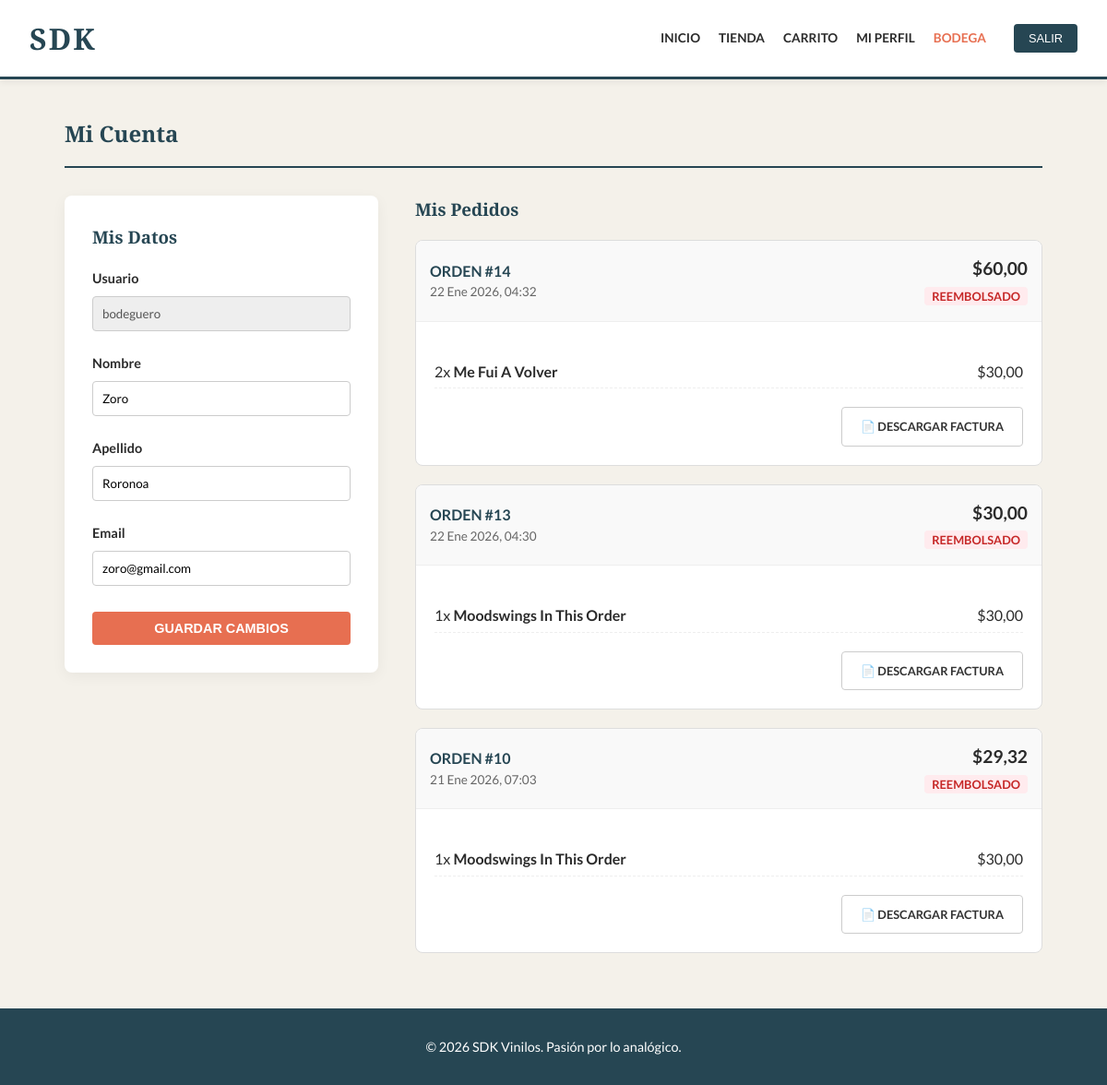
/perfil/ (signed in), run on the app's committed database.
### tienda/models.py (models this page shows, shortened)
class OrdenVenta(models.Model):
    TIPO_ENTREGA_CHOICES = [
        ('DOMICILIO', 'Entrega a Domicilio'),
        ('RETIRO', 'Retiro en Tienda'),
    ]
    ESTADOS = [('PENDIENTE', 'Pendiente'), ('PAGADO', 'Pagado'), ('DEVUELTO', 'Devuelto')]
    ESTADOS_ENVIO = [
        ('REVISION', '⏳ En Revisión'),
        ('PREPARANDO', '📦 Preparando Paquete'),
        ('EN_CAMINO', '🚚 En Camino'),
        ('ENTREGADO', '✅ Entregado'),
    ]
    cliente = models.ForeignKey(User, on_delete=models.CASCADE)
    fechaCompra = models.DateTimeField(auto_now_add=True)
    estadoOrden = models.CharField(max_length=20, choices=ESTADOS, default='PENDIENTE')
    subtotalSinImpuestos = models.DecimalField(max_digits=10, decimal_places=2, default=0)
    valorImpuestos = models.DecimalField(max_digits=10, decimal_places=2, default=0)
    valorDescuento = models.DecimalField(max_digits=10, decimal_places=2, default=0)
    totalFinal = models.DecimalField(max_digits=10, decimal_places=2, default=0)
    estadoEntrega = models.CharField(max_length=20, choices=ESTADOS_ENVIO, default='REVISION')
    metodoPago = models.CharField(max_length=50, default='Tarjeta Crédito')
    infoPago = models.CharField(max_length=20, default='**** 0000', verbose_name="Terminación Tarjeta")
    motivoDevolucion = models.TextField(blank=True, null=True)
    montoReembolsado = models.DecimalField(max_digits=10, decimal_places=2, default=0)
    cuponAplicado = models.ForeignKey(CuponDescuento, on_delete=models.SET_NULL, null=True, blank=True)
    tipoEntrega = models.CharField(max_length=20,choices=TIPO_ENTREGA_CHOICES,default='RETIRO')
    direccionEntrega = models.TextField( null=True,blank=True,help_text="Dirección de entrega a domicilio")
    montoDescuento = models.DecimalField(max_digits=10, decimal_places=2, default=0)
    class Meta:
        ordering = ['-fechaCompra']

class DetalleOrden(models.Model):
    orden = models.ForeignKey(OrdenVenta, related_name='detalles', on_delete=models.CASCADE)
    producto = models.ForeignKey(ViniloMusical, on_delete=models.PROTECT)
    cantidad = models.IntegerField(default=1)
    precioUnitarioHistorico = models.DecimalField(max_digits=10, decimal_places=2)

class ViniloMusical(models.Model):
    tituloDisco = models.CharField(max_length=200)
    artistaPrincipal = models.CharField(max_length=200)
    precioUnitario = models.DecimalField(
        max_digits=10,
        decimal_places=2,
        help_text="Precio CON IVA incluido (Ley Ecuador)"
    )
    stockDisponible = models.IntegerField(default=0)
    porcentajeDescuento = models.IntegerField(
        default=0,
        verbose_name="Descuento (%)",
        help_text="0 para precio normal"
    )
    activo = models.BooleanField(default=True, verbose_name="¿Activo en Tienda?")
    imagenPortada = models.ImageField(upload_to='portadas/', blank=True, null=True)
    imagenUrl = models.URLField(
        max_length=500,
        blank=True,
        null=True,
        verbose_name="URL de Imagen (Opcional)"
    )
    categoria = models.CharField(max_length=100, verbose_name="Género Musical")
    esNuevo = models.BooleanField(default=True)
    aceptaDevolucion = models.BooleanField(default=True)
    descripcion = models.TextField(
        blank=True,
        null=True,
        verbose_name="Descripción del Álbum",
        help_text="Historia del disco, canciones destacadas, etc."
    )
    listaCanciones = models.TextField(
        blank=True,
        null=True,
        verbose_name="Lista de Canciones",
        help_text="Una por línea o separadas por comas"
    )
    class Meta:
        verbose_name = "Vinilo Musical"
        verbose_name_plural = "Vinilos Musicales"
        ordering = ['-id']

### tienda/views.py (the view, shortened to what this page needs)
# urls.py: path('perfil/', views.vistaPerfil, name='perfil'),
@login_required
def vistaPerfil(request):
    ordenes = OrdenVenta.objects.filter(cliente=request.user).order_by('-fechaCompra')
    return render(request, 'tienda/perfil.html', {'ordenes': ordenes, 'user': request.user})

### tienda/templatetags/roles.py (called while the page is built)
@register.filter(name='tiene_rol')
def tiene_rol(user, nombre_grupo):
    if user.is_superuser:
        return True
    return user.groups.filter(name=nombre_grupo).exists()

### tienda/templates/tienda/perfil.html (shortened to what this page needs)
{% extends 'tienda/base.html' %}
{% block content %}
<h2 style="border-bottom: 2px solid var(--secundario); padding-bottom: 15px; margin-bottom: 30px;">Mi Cuenta</h2>
<div style="display: grid; grid-template-columns: 1fr 2fr; gap: 40px;">
    <div style="background: #fff; padding: 30px; border-radius: 8px; box-shadow: 0 4px 15px rgba(0,0,0,0.05); height: fit-content;">
        <h3 style="color: var(--secundario); margin-top: 0;">Mis Datos</h3>
        <form method="post">
            <div style="margin-bottom: 15px;">
                <label style="font-weight: bold; display: block; font-size: 0.9rem;">Usuario</label>
                <input type="text" value="{{ user.username }}" disabled style="background: #eee; cursor: not-allowed;">
            </div>
            <div style="margin-bottom: 15px;">
                <label style="font-weight: bold; display: block; font-size: 0.9rem;">Nombre</label>
                <input type="text" name="nombre" value="{{ user.first_name }}">
            </div>
            <div style="margin-bottom: 15px;">
                <label style="font-weight: bold; display: block; font-size: 0.9rem;">Apellido</label>
                <input type="text" name="apellido" value="{{ user.last_name }}">
            </div>
            <div style="margin-bottom: 20px;">
                <label style="font-weight: bold; display: block; font-size: 0.9rem;">Email</label>
                <input type="email" name="email" value="{{ user.email }}">
            </div>
            <button type="submit" class="btn" style="width: 100%;">GUARDAR CAMBIOS</button>
        </form>
    </div>
    <div>
        <h3 style="color: var(--secundario); margin-top: 0;">Mis Pedidos</h3>
        {% if ordenes %}
            {% for orden in ordenes %}
            <div style="background: #fff; border: 1px solid #ddd; border-radius: 8px; margin-bottom: 20px; overflow: hidden;">
                <div style="background: #f9f9f9; padding: 15px; display: flex; justify-content: space-between; align-items: center; border-bottom: 1px solid #eee;">
                    <div>
                        <strong style="color: var(--secundario);">ORDEN #{{ orden.id }}</strong>
                        <div style="font-size: 0.85rem; color: #666;">{{ orden.fechaCompra|date:"d M Y, H:i" }}</div>
                    </div>
                    <div style="text-align: right;">
                        <div style="font-size: 1.2rem; font-weight: bold;">${{ orden.totalFinal }}</div>
                        {% if orden.estadoOrden == 'DEVUELTO' %}
                            <span style="background: #ffebee; color: #c62828; padding: 2px 8px; border-radius: 4px; font-size: 0.8rem; font-weight: bold;">REEMBOLSADO</span>
                        {% else %}
                            <span style="background: #e8f5e9; color: #2e7d32; padding: 2px 8px; border-radius: 4px; font-size: 0.8rem; font-weight: bold;">PAGADO</span>
                        {% endif %}
                    </div>
                </div>
                <div style="padding: 20px;">
                    <ul style="list-style: none; padding: 0;">
                        {% for item in orden.detalles.all %}
                            <li style="padding: 5px 0; border-bottom: 1px dashed #eee; display: flex; justify-content: space-between;">
                                <span>{{ item.cantidad }}x <strong>{{ item.producto.tituloDisco }}</strong></span>
                                <span>${{ item.precioUnitarioHistorico }}</span>
                            </li>
                        {% endfor %}
                    </ul>
                    <div style="margin-top: 20px; display: flex; gap: 15px; justify-content: flex-end;">
                        <a href="{% url 'ver_factura' orden.id %}" target="_blank" class="btn" style="background: #fff; color: #333; border: 1px solid #ccc; font-size: 0.8rem;">
                            📄 Descargar Factura
                        </a>
                    </div>
                </div>
            </div>
            {% endfor %}
        {% else %}
            <div style="background: #fff; padding: 40px; text-align: center; border-radius: 8px;">
                <p style="color: #999;">Aún no tienes pedidos.</p>
                <a href="{% url 'catalogo' %}" class="btn">IR A LA TIENDA</a>
            </div>
        {% endif %}
    </div>
</div>
{% endblock %}

### tienda/templates/tienda/base.html (style rules this page uses)
:root { --fondo: #f4f1ea; --texto: #2b2b2b; --acento: #e76f51; --secundario: #264653; --borde: #dcd6cc; }
body { font-family: 'Lato', sans-serif; background-color: var(--fondo); color: var(--texto); margin: 0; line-height: 1.6; min-height: 100vh; display: flex; flex-direction: column; }
h1, h2, h3 { font-family: 'Playfair Display', serif; color: var(--secundario); margin-top: 0; }
.btn { display: inline-block; background: var(--acento); color: white; padding: 10px 20px; text-decoration: none; border-radius: 4px; font-weight: bold; border: none; cursor: pointer; transition: transform 0.2s, background 0.3s; font-size: 0.9rem; text-transform: uppercase; }
input[type="text"], input[type="password"], input[type="email"], input[type="number"], select { width: 100%; padding: 10px; margin: 8px 0; border: 1px solid #ccc; border-radius: 4px; box-sizing: border-box; font-family: 'Lato', sans-serif; }

### data on the page
OrdenVenta: id "14", fechaCompra "22 Ene 2026, 04:32", totalFinal "60,00", estadoOrden "REEMBOLSADO"
DetalleOrden: cantidad "2", producto.tituloDisco "Me Fui A Volver", precioUnitarioHistorico "30,00"
OrdenVenta: id "13", fechaCompra "22 Ene 2026, 04:30", totalFinal "30,00", estadoOrden "REEMBOLSADO"
DetalleOrden: cantidad "1", producto.tituloDisco "Moodswings In This Order", precioUnitarioHistorico "30,00"
OrdenVenta: id "10", fechaCompra "21 Ene 2026, 07:03", totalFinal "29,32", estadoOrden "REEMBOLSADO"
DetalleOrden: cantidad "1", producto.tituloDisco "Moodswings In This Order", precioUnitarioHistorico "30,00"
